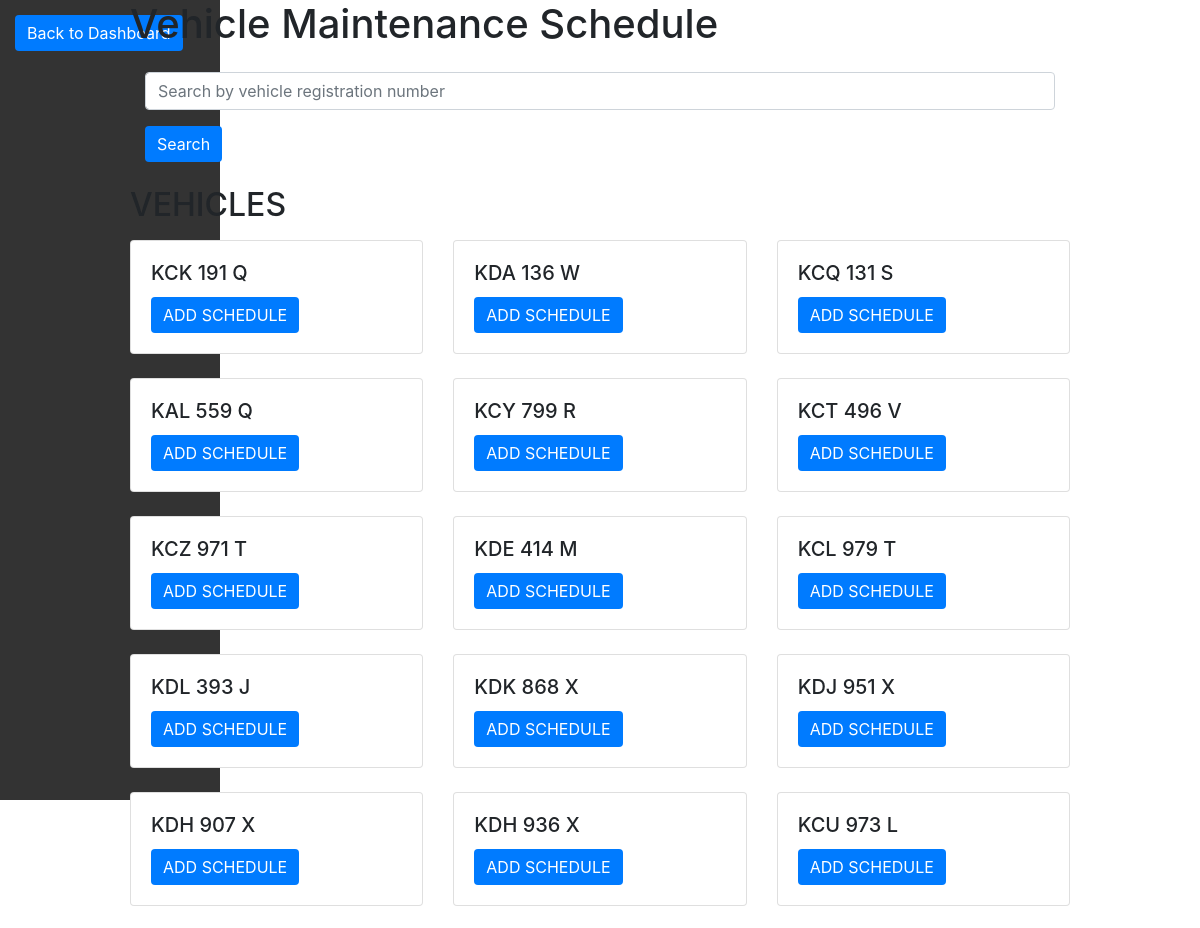
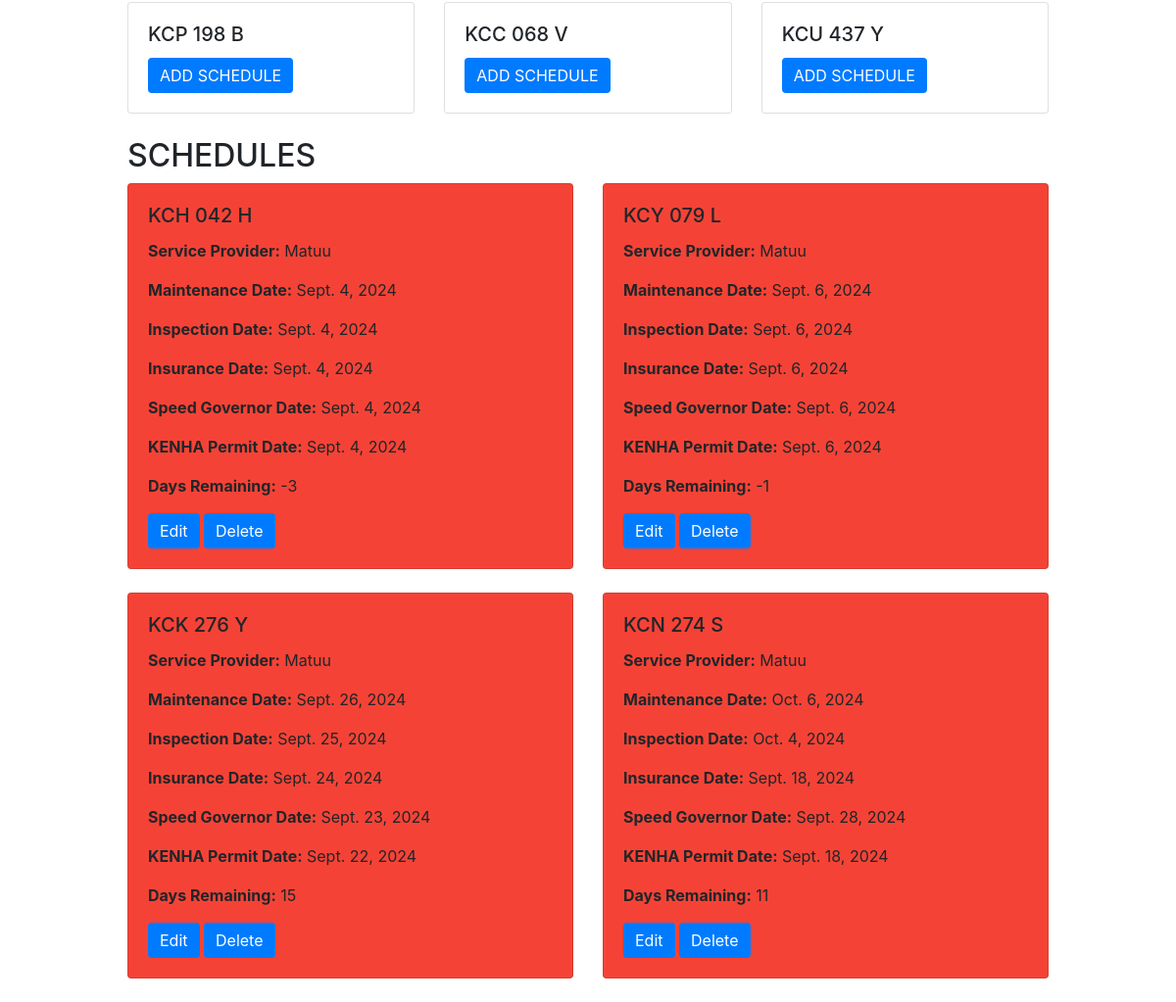
Screenshot of /maintenance/ with the database file from the repository (2 pictures, top to bottom).
### DLMS/models.py (models this page shows, shortened)
class Vehicle(models.Model):
    vehicle_regno = models.CharField(max_length=100)
    vehicle_model = models.CharField(max_length=100)
    vehicle_type = models.CharField(max_length=100)
    engine_number = models.CharField(max_length=100)
    capacity = models.CharField(max_length=100)

### DTMS/models.py (models this page shows, shortened)
class MaintenanceSchedule(models.Model):
    vehicle = models.ForeignKey(Vehicle, on_delete=models.CASCADE)
    service_provider = models.CharField(max_length=100)
    maintenance_date = models.DateField()
    inspection_date = models.DateField()
    insurance_date = models.DateField()
    speed_governor_date = models.DateField()
    kenha_permit_date = models.DateField()
    created_at = models.DateTimeField(default=timezone.now)

### DTMS/views.py (the view)
# urls.py: path('maintenance/', views.maintenance, name='maintenance'),
def maintenance(request):
    vehicles = Vehicle.objects.all()
    schedules = MaintenanceSchedule.objects.all()
    now = timezone.now().date()
    schedule_data = []
    for schedule in schedules:
        maintenance_days_remaining = (schedule.maintenance_date - now).days
        inspection_days_remaining = (schedule.inspection_date - now).days
        insurance_days_remaining = (schedule.insurance_date - now).days
        speed_governor_days_remaining = (schedule.speed_governor_date - now).days
        kenha_permit_days_remaining = (schedule.kenha_permit_date - now).days
        days_remaining = min(
            maintenance_days_remaining,
            inspection_days_remaining,
            insurance_days_remaining,
            speed_governor_days_remaining,
            kenha_permit_days_remaining
        )
        if days_remaining > 60:
            color_class = 'card-green'
        elif days_remaining > 30:
            color_class = 'card-orange'
        else:
            color_class = 'card-red'
        schedule_data.append({
            'vehicle': schedule.vehicle,
            'service_provider': schedule.service_provider,
            'maintenance_date': schedule.maintenance_date,
            'inspection_date': schedule.inspection_date,
            'insurance_date': schedule.insurance_date,
            'speed_governor_date': schedule.speed_governor_date,
            'kenha_permit_date': schedule.kenha_permit_date,
            'days_remaining': days_remaining,
            'color_class': color_class,
        })
    if request.method == 'GET':
        search_query = request.GET.get('search', '')
        vehicles = Vehicle.objects.exclude(maintenanceschedule__isnull=False)
        if search_query:
            vehicles = vehicles.filter(vehicle_regno__icontains=search_query)
    context = {
        'vehicles': vehicles,
        'schedules': schedule_data,
    }
    return render(request, 'maintenance.html', context)

### DTMS/TEMPLATES/maintenance.html (shortened to what this page needs)
<!DOCTYPE html>
<html lang="en">
<head>
    <link rel="stylesheet" href="https://stackpath.bootstrapcdn.com/bootstrap/4.5.2/css/bootstrap.min.css">
</head>
<body>
    <div class="d-flex">
        <div class="sidebar">
            <button class="btn btn-back" id="backButton">Back to Dashboard</button>
        </div>
        <div class="container col-md-10">
            <div class="container col-md-12 ">
                <h1 class="mb-4 position-center">Vehicle Maintenance Schedule</h1>
                <form id="searchForm" method="get" class="mb-4 col-md-12">
                    <div class="form-group">
                        <input type="text" name="search" id="searchInput" class="form-control" placeholder="Search by vehicle registration number">
                    </div>
                    <button type="submit" class="btn btn-primary">Search</button>
                </form>
                <h2 class="mt-4 mb-3">VEHICLES</h2>
                <div class="row" id="vehicleList">
                    {% for vehicle in vehicles %}
                    <div class="col-md-4 mb-4" data-vehicle-id="{{ vehicle.id }}">
                        <div class="card">
                            <div class="card-body">
                                <h5 class="card-title">{{ vehicle.vehicle_regno }}</h5>
                                <button class="btn btn-primary" data-toggle="modal" data-target="#scheduleModal" data-vehicle-id="{{ vehicle.id }}">ADD SCHEDULE</button>
                            </div>
                        </div>
                    </div>
                    {% empty %}
                    <div class="col-md-12">
                        <p>No vehicles found.</p>
                    </div>
                    {% endfor %}
                </div>
                <h2 class="mt-6 mb-6">SCHEDULES</h2>
                <div class="row">
                    {% for schedule in schedules %}
                    <div class="col-md-6 mb-4" data-vehicle-id="{{ schedule.vehicle.id }}">
                        <div class="card {{ schedule.color_class }}">
                            <div class="card-body">
                                <h5 class="card-title">{{ schedule.vehicle.vehicle_regno }}</h5>
                                <p class="card-text"><strong>Service Provider:</strong> {{ schedule.service_provider }}</p>
                                <p class="card-text"><strong>Maintenance Date:</strong> {{ schedule.maintenance_date }}</p>
                                <p class="card-text"><strong>Inspection Date:</strong> {{ schedule.inspection_date }}</p>
                                <p class="card-text"><strong>Insurance Date:</strong> {{ schedule.insurance_date }}</p>
                                <p class="card-text"><strong>Speed Governor Date:</strong> {{ schedule.speed_governor_date }}</p>
                                <p class="card-text"><strong>KENHA Permit Date:</strong> {{ schedule.kenha_permit_date }}</p>
                                <p class="card-text"><strong>Days Remaining:</strong> {{ schedule.days_remaining }}</p>
                                <button class="btn btn-primary" data-toggle="modal" data-target="#scheduleModal" data-schedule-id="{{ schedule.id }}">Edit</button>
                                <button class="btn btn-danger" onclick="deleteSchedule({{ schedule.id }})">Delete</button>
                            </div>
                        </div>
                    </div>
                    {% endfor %}
                </div>
            </div>
        </div>
    </div>
</body>
</html>

### DTMS/TEMPLATES/maintenance.html (style rules this page uses)
.sidebar { height: 100vh; background-color: #333; padding: 15px; position: fixed; top: 0; left: 0; bottom: 0; width: 220px; }
.btn-back, .btn-primary, .btn-secondary, .btn-danger { background-color: #007bff; color: #fff; border: none; }
.card-red { background-color: #f44336; }

### rows the page displays
Vehicle: vehicle_regno "KCK 191 Q"
Vehicle: vehicle_regno "KDA 136 W"
Vehicle: vehicle_regno "KCQ 131 S"
Vehicle: vehicle_regno "KAL 559 Q"
Vehicle: vehicle_regno "KCY 799 R"
Vehicle: vehicle_regno "KCT 496 V"
Vehicle: vehicle_regno "KCZ 971 T"
Vehicle: vehicle_regno "KDE 414 M"
Vehicle: vehicle_regno "KCL 979 T"
Vehicle: vehicle_regno "KDL 393 J"
Vehicle: vehicle_regno "KDK 868 X"
Vehicle: vehicle_regno "KDJ 951 X"
Vehicle: vehicle_regno "KDH 907 X"
Vehicle: vehicle_regno "KDH 936 X"
Vehicle: vehicle_regno "KCU 973 L"
Vehicle: vehicle_regno "KCP 198 B"
Vehicle: vehicle_regno "KCC 068 V"
Vehicle: vehicle_regno "KCU 437 Y"
Vehicle: vehicle.vehicle_regno "KCH 042 H", service_provider "Matuu", maintenance_date "Sept. 4, 2024", inspection_date "Sept. 4, 2024", insurance_date "Sept. 4, 2024", speed_governor_date "Sept. 4, 2024", kenha_permit_date "Sept. 4, 2024", days_remaining "-3"
Vehicle: vehicle.vehicle_regno "KCY 079 L", service_provider "Matuu", maintenance_date "Sept. 6, 2024", inspection_date "Sept. 6, 2024", insurance_date "Sept. 6, 2024", speed_governor_date "Sept. 6, 2024", kenha_permit_date "Sept. 6, 2024", days_remaining "-1"
Vehicle: vehicle.vehicle_regno "KCK 276 Y", service_provider "Matuu", maintenance_date "Sept. 26, 2024", inspection_date "Sept. 25, 2024", insurance_date "Sept. 24, 2024", speed_governor_date "Sept. 23, 2024", kenha_permit_date "Sept. 22, 2024", days_remaining "15"
Vehicle: vehicle.vehicle_regno "KCN 274 S", service_provider "Matuu", maintenance_date "Oct. 6, 2024", inspection_date "Oct. 4, 2024", insurance_date "Sept. 18, 2024", speed_governor_date "Sept. 28, 2024", kenha_permit_date "Sept. 18, 2024", days_remaining "11"
